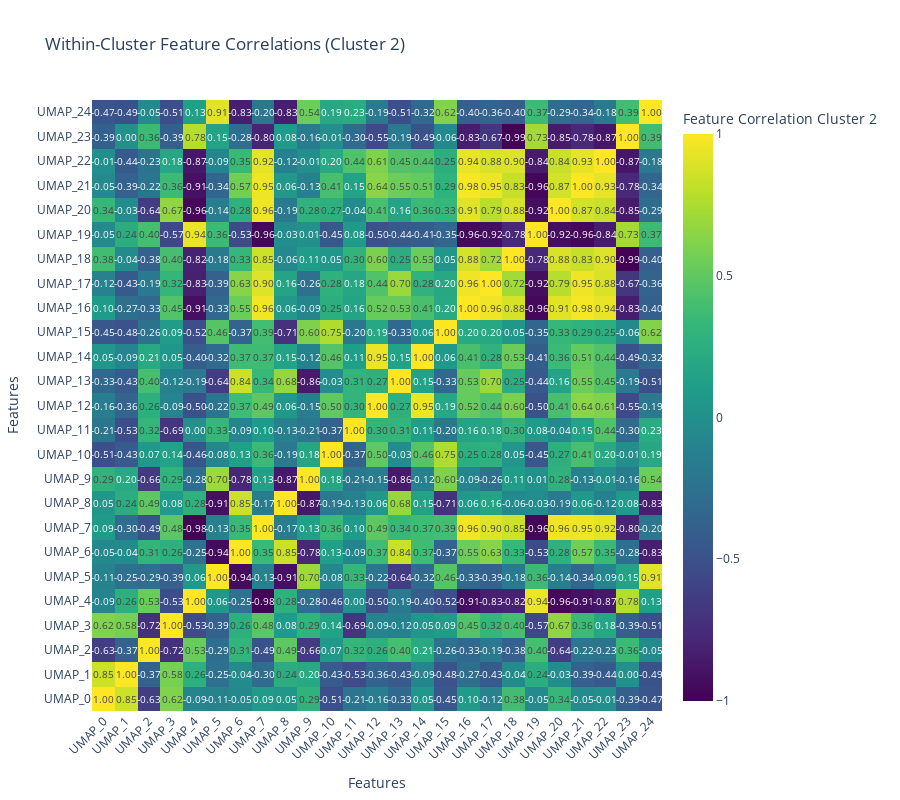

Source (notebook cell):
### Code cell
c = 2

cluster_data = df_embed_with_cluster[df_embed_with_cluster['cluster'] == c].drop('cluster', axis=1)
corr_matrix = cluster_data.corr()

z = corr_matrix.values
text = np.round(z, 2)

fig = go.Figure(data=go.Heatmap(
    z=z,
    x=corr_matrix.columns,
    y=corr_matrix.index,
    colorscale='Viridis',
    zmin=-1,
    zmax=1,
    colorbar=dict(title=f'Feature Correlation Cluster {c}'),
    text=text,
    texttemplate="%{text:.2f}",
    textfont={"size":10}
))

fig.update_layout(
    title=f"Within-Cluster Feature Correlations (Cluster {c})",
    xaxis_title="Features",
    yaxis_title="Features",
    xaxis_tickangle=-45,
    width=900,
    height=800
)

fig.show()

### Figure 1 — Plotly figure (JSON) as saved in the notebook; plotly's stock layout.template omitted (floating-point values rounded to 4 significant figures; data arrays with more than 128 entries replaced by an {"elided": "..."} marker saying what was removed)
{"data": [{"colorbar": {"title": {"text": "Feature Correlation Cluster 2"}}, "colorscale": [[0, "#440154"], [0.1111, "#482878"], [0.2222, "#3e4989"], [0.3333, "#31688e"], [0.4444, "#26828e"], [0.5556, "#1f9e89"], [0.6667, "#35b779"], [0.7778, "#6ece58"], [0.8889, "#b5de2b"], [1, "#fde725"]], "text": {"elided": "25x25 float values"}, "textfont": {"size": 10}, "texttemplate": "%{text:.2f}", "type": "heatmap", "x": ["UMAP_0", "UMAP_1", "UMAP_2", "UMAP_3", "UMAP_4", "UMAP_5", "UMAP_6", "UMAP_7", "UMAP_8", "UMAP_9", "UMAP_10", "UMAP_11", "UMAP_12", "UMAP_13", "UMAP_14", "UMAP_15", "UMAP_16", "UMAP_17", "UMAP_18", "UMAP_19", "UMAP_20", "UMAP_21", "UMAP_22", "UMAP_23", "UMAP_24"], "y": ["UMAP_0", "UMAP_1", "UMAP_2", "UMAP_3", "UMAP_4", "UMAP_5", "UMAP_6", "UMAP_7", "UMAP_8", "UMAP_9", "UMAP_10", "UMAP_11", "UMAP_12", "UMAP_13", "UMAP_14", "UMAP_15", "UMAP_16", "UMAP_17", "UMAP_18", "UMAP_19", "UMAP_20", "UMAP_21", "UMAP_22", "UMAP_23", "UMAP_24"], "z": {"elided": "25x25 float values"}, "zmax": 1, "zmin": -1}], "layout": {"height": 800, "title": {"text": "Within-Cluster Feature Correlations (Cluster 2)"}, "width": 900, "xaxis": {"autorange": true, "range": [-0.5, 24.5], "tickangle": -45, "title": {"text": "Features"}, "type": "category"}, "yaxis": {"autorange": true, "range": [-0.5, 24.5], "title": {"text": "Features"}, "type": "category"}}}
